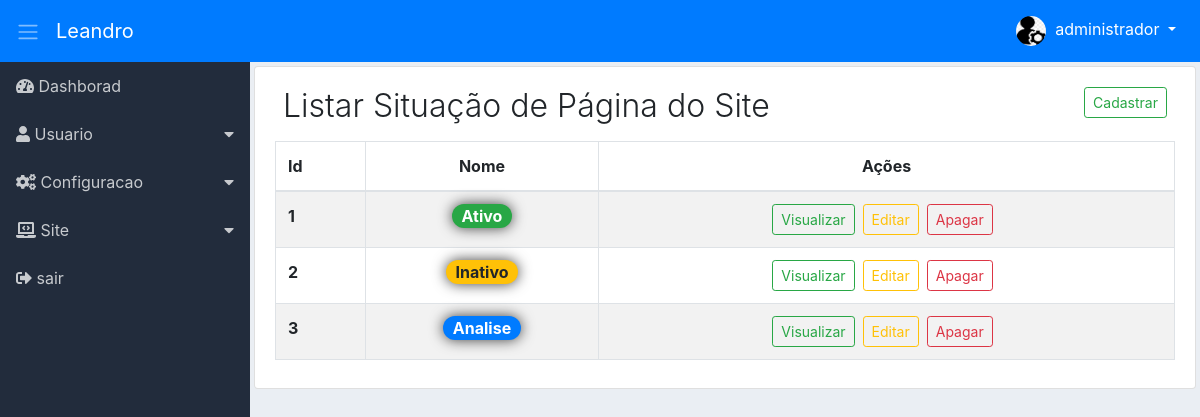
The app's page /adm/list-sitpage-site/list-info-sitpage-site (signed in) with its own data.
### tables this page shows
CREATE TABLE `adms_niveis_acessos_paginas` (
  `id` int(11) NOT NULL,
  `permissao` int(11) NOT NULL,
  `ordem` int(11) NOT NULL,
  `dropdown` int(11) NOT NULL DEFAULT 2,
  `lib_menu` int(11) NOT NULL DEFAULT 2,
  `adms_menu_id` int(11) NOT NULL DEFAULT 4,
  `adms_niveis_acesso_id` int(11) NOT NULL,
  `adms_pagina_id` int(11) NOT NULL,
  `created` datetime NOT NULL,
  `modified` datetime DEFAULT NULL
);

CREATE TABLE `adms_menus` (
  `id` int(11) NOT NULL,
  `nome` varchar(220) NOT NULL,
  `icone` varchar(40) NOT NULL,
  `ordem` int(11) NOT NULL,
  `adms_situacao_id` int(11) NOT NULL,
  `created` datetime NOT NULL,
  `modified` datetime DEFAULT NULL
);

CREATE TABLE `sts_situacaos_pgs` (
  `id` int(11) NOT NULL,
  `nome` varchar(40) NOT NULL,
  `adms_cor_id` int(11) NOT NULL,
  `created` datetime NOT NULL,
  `modified` datetime DEFAULT NULL
);

### adm/module/site/Controllers/ListSitpageSite.php (called while the page is built, shortened)
<?php
class ListSitpageSite
{
    private  $dados;
    public function listInfoSitpageSite($pageId = null)
    {
        $button = [
            'cadSitPage' => [
                'menu_controller' => 'register-new-sitpage-site',
                'menu_metodo' => 'register-info-sitpage-site'],
            'viewSitPage' => [
                'menu_controller' => 'view-info-sitpage-site',
                'menu_metodo' => 'detail-info-sitpage-site'],
            'editSitPage' => [
                'menu_controller' => 'edit-sitpage-site',
                'menu_metodo' => 'edit-info-sitpage-site'],
            'deleteSitPage' => [
                'menu_controller' => 'delete-sitpage-site',
                'menu_metodo' => 'remove-sitpage-site']
        ];
        $listButton = new \Module\administrative\Models\AdmsButton();
        $this->dados['buttonsSitPage'] = $listButton->validateButton($button);
        $listMenu = new \Module\administrative\Models\AdmsMenu();
        $this->dados['menu'] = $listMenu->itemMenu();
        $listSitPage = new \Module\site\Models\StsListSitpageSite();
        $this->dados['listSitPage'] = $listSitPage->listSituationPagesSite($pageId);
        $this->dados['pagination'] = $listSitPage->getResultPg();
        $loadView = new \Config\ConfigView(
                "site/Views/situationPageSite/listSitpageSite",
                $this->dados
        );
        $loadView->renderView();
    }
}

### adm/module/administrative/Models/helper/AdmsRead.php (called while the page is built, shortened)
<?php
class AdmsRead extends AdmsConn
{
    private $select;
    private $values;
    private $result;
    private $query;
    function getResult()
    {
        return $this->result;
    }
    public function fullRead($query, $parseString = null)
    {
        $this->select = (string) $query;
        if (!empty($parseString)) {
            parse_str($parseString, $this->values);
        }
        $this->exeInstruction();
    }
    private function exeInstruction()
    {
        $this->conection();
        try {
            $this->getInstruction();
            $this->query->execute();
            $this->result = $this->query->fetchAll();
        } catch (Exception $exc) {
            $this->result = null;
        }
    }
    private function conection()
    {
        $this->conn = parent::getConn();
        $this->query = $this->conn->prepare($this->select);
        $this->query->setFetchMode(PDO::FETCH_ASSOC);
    }
    private function getInstruction()
    {
        if ($this->values) {
            foreach ($this->values as $Link => $Valor) {
                if ($Link == 'limit' || $Link == 'offset') {
                    $Valor = (int) $Valor;
                }
                $this->query->bindValue(":{$Link}", $Valor,
                        (is_int($Valor) ? PDO::PARAM_INT : PDO::PARAM_STR));
            }
        }
    }
}

### adm/module/administrative/Models/helper/AdmsConn.php (called while the page is built, shortened)
<?php
class AdmsConn
{
    public static $host = HOST;
    public static $Uuser = USER;
    public static $pass = PASS;
    public static $dbname = DBNAME;
    private static $connect = null;
    private static function connect()
    {
        try {
            if (self::$connect == null) {
                self::$connect = new PDO('mysql:host=' .self::$host . ';dbname='
                . self::$dbname, self::$Uuser, self::$pass);
            }
        } catch (Exception $exc) {
            echo 'mensagem: ' . $exc->getMessage();
            die;
        }
        return self::$connect;
    }
    public function getConn()
    {
        return self::connect();
    }
}

### adm/module/administrative/Models/AdmsMenu.php (called while the page is built, shortened)
<?php
class AdmsMenu
{
    public function itemMenu()
    {
        $listMenu = new \Module\administrative\Models\helper\AdmsRead();
        $listMenu->fullRead(
                "SELECT
                    nivpg.dropdown,
                    men.id id_menu,
                    men.nome nome_menu,
                    men.icone icone_menu,
                    pg.id id_pg,
                    pg.menu_controller pg_controller,
                    pg.menu_metodo pg_metodo,
                    pg.nome_pagina pg_nome,
                    pg.icone pg_icon
                FROM
                    adms_niveis_acessos_paginas nivpg
                INNER JOIN
                    adms_menus men
                    ON men.id = nivpg.adms_menu_id
                INNER JOIN
                    adms_paginas pg
                    ON pg.id = nivpg.adms_pagina_id
                WHERE
                    nivpg.adms_niveis_acesso_id =:adms_niveis_acesso_id
                    AND nivpg.permissao =:permissao
                    AND nivpg.lib_menu =:lib_menu
                ORDER BY
                    men.ordem, nivpg.ordem ASC",
                "adms_niveis_acesso_id=" . $_SESSION['userAccessLevel'] . "&permissao=1&lib_menu=1");
        $this->result = $listMenu->getResult();
        return $this->result;
    }
}

### adm/module/site/Models/StsListSitpageSite.php (called while the page is built, shortened)
<?php
class StsListSitpageSite
{
    private $limitResult = 10;
    public function listSituationPagesSite($pageId = null)
    {
        $this->pageId = (int) $pageId;
        $pagination = new \Module\administrative\Models\helper\AdmsPagination(
                URLADM . 'list-situation-page/list-info-situation-page');
        $pagination->condition($this->pageId, $this->limitResult);
        $pagination->pagination("SELECT COUNT(id) numResult FROM sts_situacaos_pgs");
        $listSitPage = new \Module\administrative\Models\helper\AdmsRead();
        $listSitPage->fullRead(
                "SELECT
                    sitPg.id, sitPg.nome, col.cor color
                FROM
                    sts_situacaos_pgs sitPg
                INNER JOIN
                    adms_cors col
                    ON col.id = sitPg.adms_cor_id
                ORDER BY sitPg.id ASC
                LIMIT :limit
                OFFSET :offset",
                "limit={$this->limitResult}&offset={$pagination->getOffSet()}");
        $this->result = $listSitPage->getResult();
        return $this->result;
    }
}

### adm/module/administrative/Models/helper/AdmsPagination.php (called while the page is built, shortened)
<?php
class AdmsPagination
{
    private $limitResult;
    private $offSet;
    private $result;
    function getResult()
    {
        return $this->result;
    }
    function getOffSet()
    {
        return $this->offSet;
    }
    public function condition($page, $limitResult)
    {
        $this->page = (int) $page ? $page : 1;
        $this->limitResult = (int) $limitResult;
        $this->offSet = ($this->page * $this->limitResult) - $this->limitResult;
    }
    public function pagination($query, $parseString = null)
    {
        $this->query = (string) $query;
        $this->parseString = (string) $parseString;
        $count = new \Module\administrative\Models\helper\AdmsRead();
        $count->fullRead($this->query, $this->parseString);
        $this->resultDb = $count->getResult();
        if ($this->resultDb[0]['numResult'] > $this->limitResult) {
            $this->instructionPagination();
        } else {
            $this->result = null;
        }
    }
}

### adm/module/site/Views/situationPageSite/listSitpageSite.php (the view, shortened to what this page needs)
<div class="content p-1">
    <div class="list-group-item">
        <div class="d-flex">
            <div class="mr-auto p-2">
                <h2 class="display-4 titulo">Listar Situação de Página do Site</h2>
            </div>
            <?php
            if ($this->dados['buttonsSitPage']['cadSitPage']) {
                echo "<a href='" . URLADM
                        . "register-new-sitpage-site/register-info-sitpage-site'>
                    <div class='p-2'>
                        <button class='btn btn-outline-success btn-sm'>Cadastrar</button>
                    </div>
                </a>";
            }
            ?>
        </div>
        <div class="table-responsive">
            <table class="table table-hover table-striped table-bordered">
                <thead>
                    <tr>
                        <th>Id</th>
                        <th class="text-center">Nome</th>
                        <th class="text-center">Ações</th>
                    </tr>
                </thead>
                <tbody>
                    <?php
                    foreach ($this->dados['listSitPage'] as $sitationPage) {
                        extract($sitationPage);
                        ?>
                        <tr>
                            <th><?php echo $id; ?></th>
                            <td class="text-center">
                                <?php
                                echo "<span class='badge badge-pill badge-$color'>$nome</span>";
                                ?>
                            </td>
                            <td class="text-center">
                                <span class="d-none d-md-block">
                                    <?php
                                    if ($this->dados['buttonsSitPage']['viewSitPage']) {
                                        echo "<a href='"
                                                . URLADM
                                                . "view-info-sitpage-site/detail-info-sitpage-site/$id'
                                            class='btn btn-outline-success btn-sm mr-2'>Visualizar
                                         </a>";
                                    }
                                    if ($this->dados['buttonsSitPage']['editSitPage']) {
                                        echo "<a href='"
                                                . URLADM
                                                . "edit-sitpage-site/edit-info-sitpage-site/$id'
                                            class='btn btn-outline-warning btn-sm mr-2'>Editar
                                         </a>";
                                    }
                                    if ($this->dados['buttonsSitPage']['deleteSitPage']) {
                                        echo "<a href='"
                                                . URLADM
                                                . "delete-sitpage-site/remove-sitpage-site/$id'
                                            class='btn btn-outline-danger btn-sm mr-2'
                                            data-confirm='Tem certeza que deseja apagar situação de pagina ?'>
                                             Apagar
                                         </a>";
                                    }
                                    ?>
                                </span>
                            </td>
                        </tr>
                        <?php
                    }
                    ?>
                </tbody>
            </table>
        </div>
    </div>
</div>

### adm/module/administrative/Views/include/sidebar.php (shortened to what this page needs)
<div class="d-flex bd-highlight">
<nav class="sidebar">
    <ul class="list-unstyled">
        <?php
        $contDropdown = 0;
        $controDropFech = 0;
        foreach ($this->dados['menu'] as $menu) {
            extract($menu);
            if ($dropdown == 1) {
                if ($contDropdown != $id_menu) {
                    if (($controDropFech == 1) && ($contDropdown != 0)) {
                        echo "</ul></li>";
                        $controDropFech = 0;
                    }
                    echo "<li>
                        <a href='#submenu" . $id_menu . "' data-toggle='collapse'>
                            <i class='" . $icone_menu . "'></i> " . $nome_menu . "
                        </a>
                        <ul class='list-unstyled collapse' id='submenu" . $id_menu . "'>";
                    $contDropdown = $id_menu;
                }
                $controDropFech = 1;
            } else {
                if ($controDropFech == 1) {
                    echo "</ul></li>";
                    $controDropFech = 0;
                }
                echo "<li>
                        <a href='" . URLADM . $pg_controller . "/" . $pg_metodo . "'>
                        <i class='" . $icone_menu . "'></i> " . $nome_menu . "</a>
                    </li>";
            }
        }
        ?>
    </ul>
</nav>

### adm/assets/css/dashboard.css (style rules this page uses)
body { background-color: #EAEEF3; }
.sidebar { background-color: #222C3C; min-width: 250px; max-width: 250px; min-height: calc(100vh - 56px); transition: all 0.3s; }
.sidebar ul li a { display: block; padding: 0.75rem 1rem; color: #C7CACE; text-decoration: none; }
.sidebar [data-toggle="collapse"] { position: relative; }
.sidebar [data-toggle="collapse"]:before { content: "\f0d7"; font-family: "Font Awesome 5 Free"; font-weight: 900; position: absolute; right: 1rem; }
.content { width: 100%; }
.titulo { font-size: 2.0rem !important; }
.badge { box-shadow: 0 0 14px 0 rgba(0, 0, 0, 0.75); font-size: 16px !important; }

### records on screen
adms_niveis_acessos_paginas: adms_menu.nome "Dashborad"
adms_niveis_acessos_paginas: adms_menu.nome "Usuario"
adms_niveis_acessos_paginas: adms_menu.nome "Configuracao"
adms_niveis_acessos_paginas: adms_menu.nome "Site"
adms_niveis_acessos_paginas: adms_menu.nome "sair"
sts_situacaos_pgs: id "1", nome "Ativo"
sts_situacaos_pgs: id "2", nome "Inativo"
sts_situacaos_pgs: id "3", nome "Analise"

### other values on screen
$nomeUser[0] "administrador"
